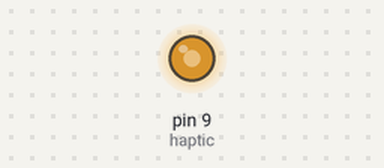
The sketch below on a simulated Arduino Uno, built with avr-gcc and run on an emulated ATmega328P. Shown: output pins drawn as LEDs (lit = HIGH).

Above: at 0.05 s.
At 2.9 s:
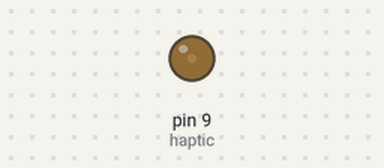
At 5.8 s:
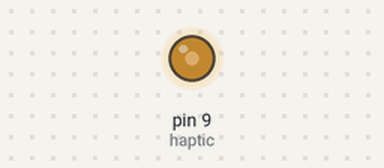
Timing chart, 0 to 8.9 s (numbered marks = the images above):
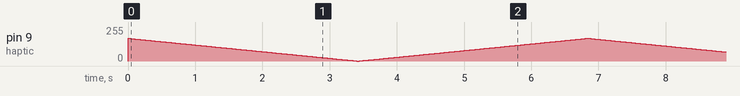

The sketch:

test_haptic.ino
```cpp
// the code to test the relationship between voltage and amplitude of vibration
int haptic = 9;

void setup() {
  // put your setup code here, to run once:
  pinMode(haptic, OUTPUT);
}

void loop() {
  // put your main code here, to run repeatedly:
  for (int i = 170; i >= 0; i--) {
    analogWrite(haptic, i);
    delay(20);
  }
  for (int i = 0; i <= 170; i++) {
    analogWrite(haptic, i);
    delay(20);
  }
}
```
